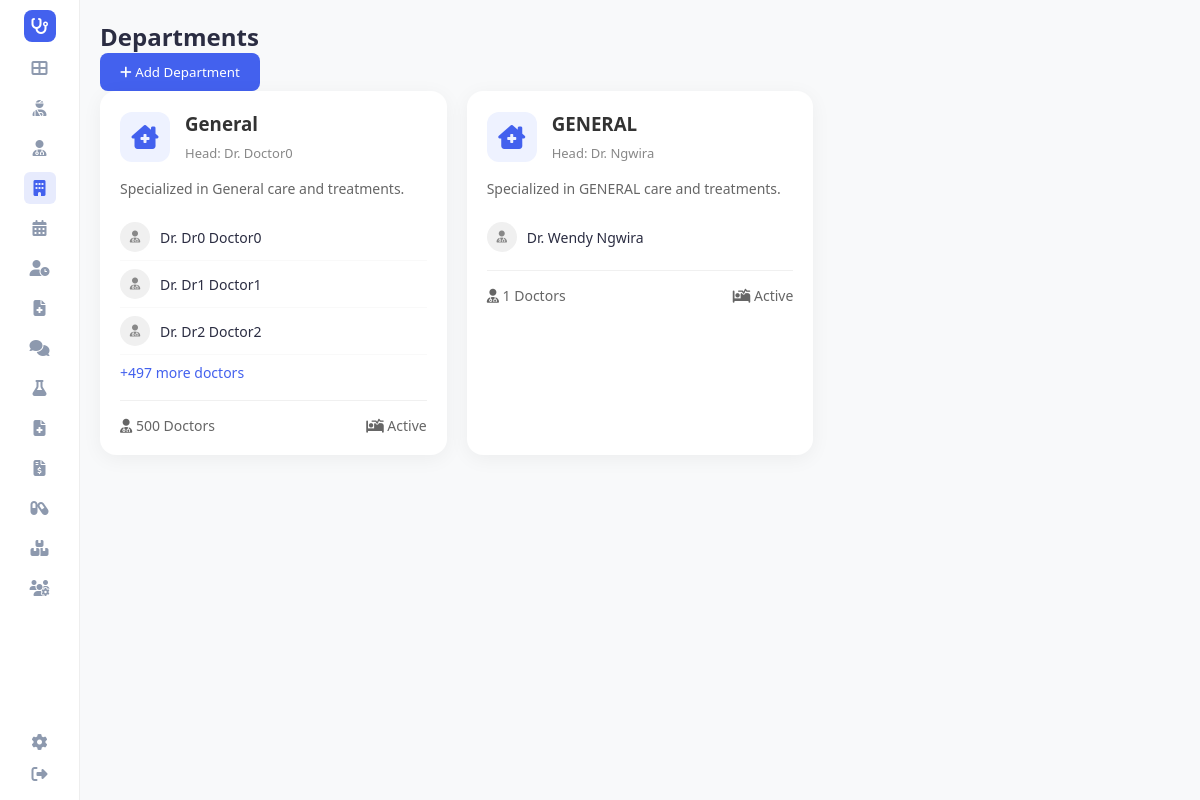
/departments (signed in), run on an earlier commit of the app's database.
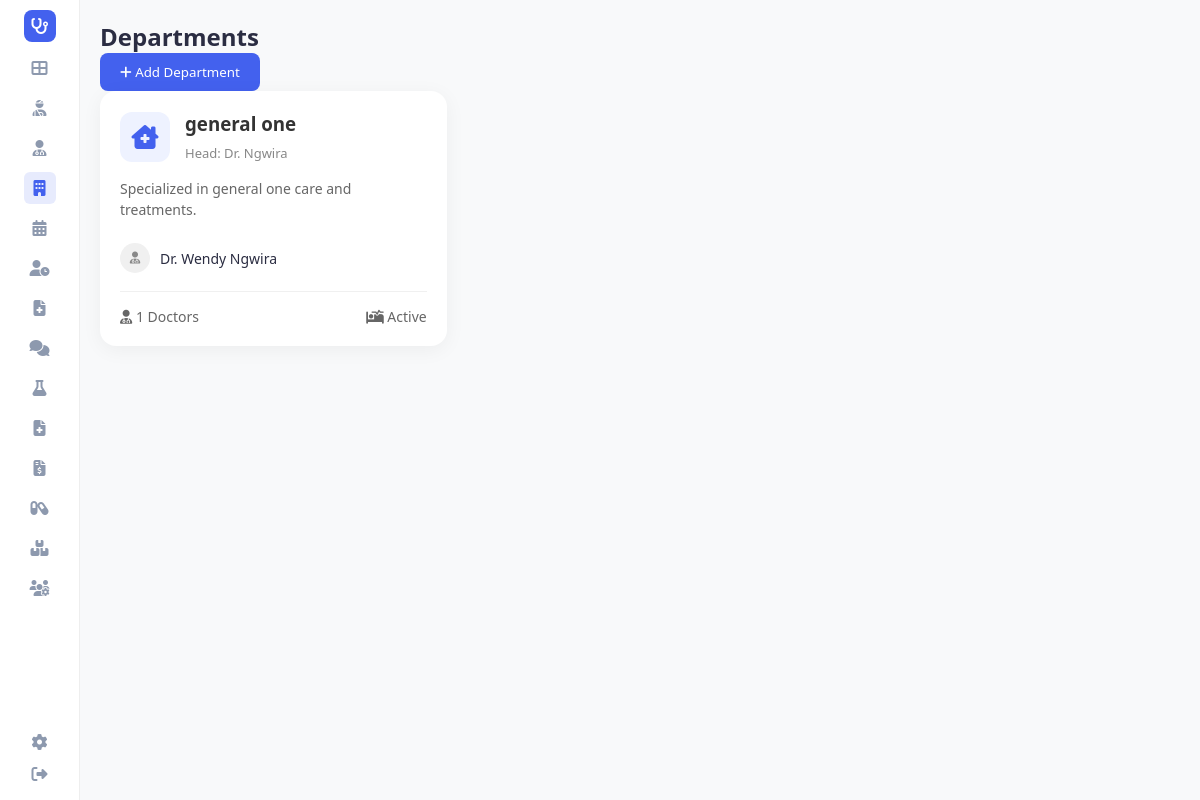
And on a later commit of the database.
### tables this page shows
CREATE TABLE doctors (
                doctor_id TEXT PRIMARY KEY,
                first_name TEXT,
                last_name TEXT,
                specialty TEXT,
                phone TEXT,
                email TEXT,
                schedule TEXT,
                status TEXT
            );

### app.py (the view)
@app.route('/departments')
def departments():
    departments_map = {}
    for dept in hms.departments:
        departments_map[dept] = []
    for doctor in hms.doctors:
        spec = getattr(doctor, 'specialty', getattr(doctor, 'specialization', 'General'))
        if not spec:
            spec = 'General'
        if spec not in departments_map:
            departments_map[spec] = []
        departments_map[spec].append(doctor)
    return render_template('departments.html', departments=departments_map, active_page='departments')

### app.py (called while the page is built)
@app.before_request
def require_login():
    allowed_routes = ['login', 'register', 'static']
    if request.endpoint not in allowed_routes and 'user_id' not in session:
        return redirect(url_for('login'))

@app.context_processor
def inject_user():
    username = session.get('username')
    role = session.get('role')
    unread = 0
    if username:
        unread = hms.get_unread_count(username, role)
    return dict(current_user=username, current_role=role, unread_messages_count=unread, hms=hms)

### database/db_manager.py (called while the page is built)
    def get_connection(self):
        conn = sqlite3.connect(self.db_file)
        conn.row_factory = sqlite3.Row
        return conn

### main.py (called while the page is built)
    @property
    def doctors(self) -> List[Doctor]:
        return self.db.get_all(Doctor, 'doctors', limit=10000)

    def get_unread_count(self, user_id: str, role: str) -> int:
        conn = self.db.get_connection()
        cursor = conn.cursor()
        cursor.execute("""
            SELECT COUNT(*) FROM messages
            WHERE is_read = 0 AND (recipient_id = ? OR recipient_id = ? OR recipient_id = 'all')
        """, (user_id, role))
        count = cursor.fetchone()[0]
        conn.close()
        return count

### templates/departments.html (shortened to what this page needs)
<!DOCTYPE html>
<html lang="en">
<head>
    <link rel="stylesheet" href="{{ url_for('static', filename='style.css') }}">
    <link rel="stylesheet" href="https://cdnjs.cloudflare.com/ajax/libs/font-awesome/6.4.0/css/all.min.css">
</head>
<body>
    <div class="container" >
        {% include 'sidebar.html' %}
        <main class="main-content" >
            <div class="header-actions">
                <h2>Departments</h2>
                <button class="btn-add" onclick="openModal()" style="background-color: #4361ee; color: white; border: none; padding: 10px 20px; border-radius: 8px; cursor: pointer;">
                    <i class="fas fa-plus"></i> Add Department
                </button>
            </div>
            <div class="departments-grid">
                {% for dept_name, doctors in departments.items() %}
                <div class="department-card">
                    <div class="department-header">
                        <div class="department-icon">
                            <i class="fas fa-clinic-medical"></i>
                        </div>
                        <div class="department-info">
                            <h3>{{ dept_name }}</h3>
                            <span style="color: #888; font-size: 13px;">Head: Dr. {{ doctors[0].last_name if doctors else 'None' }}</span>
                        </div>
                    </div>
                    <p style="color: #666; font-size: 14px; line-height: 1.5;">
                        Specialized in {{ dept_name }} care and treatments.
                    </p>
                    {% if doctors %}
                    <ul class="doctor-list">
                        {% for doctor in doctors[:3] %}
                        <li>
                            <div class="doctor-avatar"><i class="fas fa-user-md"></i></div>
                            Dr. {{ doctor.first_name }} {{ doctor.last_name }}
                        </li>
                        {% endfor %}
                        {% if doctors|length > 3 %}
                        <li style="color: #4361ee; font-weight: 500; cursor: pointer;">
                            +{{ doctors|length - 3 }} more doctors
                        </li>
                        {% endif %}
                    </ul>
                    <div class="department-stats">
                        <span><i class="fas fa-user-md"></i> {{ doctors|length }} Doctors</span>
                        <span><i class="fas fa-procedures"></i> Active</span>
                    </div>
                    {% endif %}
                </div>
                {% else %}
                <div style="grid-column: 1/-1; text-align: center; padding: 50px; color: #888;">
                    <h3>No departments found</h3>
                    <p>Add a department using the button above.</p>
                </div>
                {% endfor %}
            </div>
        </main>
    </div>
</body>
</html>

What changed in the data, as far as the page shows it:
removed doctors: specialty "General", last_name "Doctor0", doctors "497", doctors "500", specialty "GENERAL", last_name "Ngwira", first_name "Wendy", doctors "1"
removed doctors: first_name "Dr0", last_name "Doctor0", shown under "General"
removed doctors: first_name "Dr1", last_name "Doctor1", shown under "General"
removed doctors: first_name "Dr2", last_name "Doctor2", shown under "General"
added doctors: specialty "general one", last_name "Ngwira", first_name "Wendy", doctors "1"
